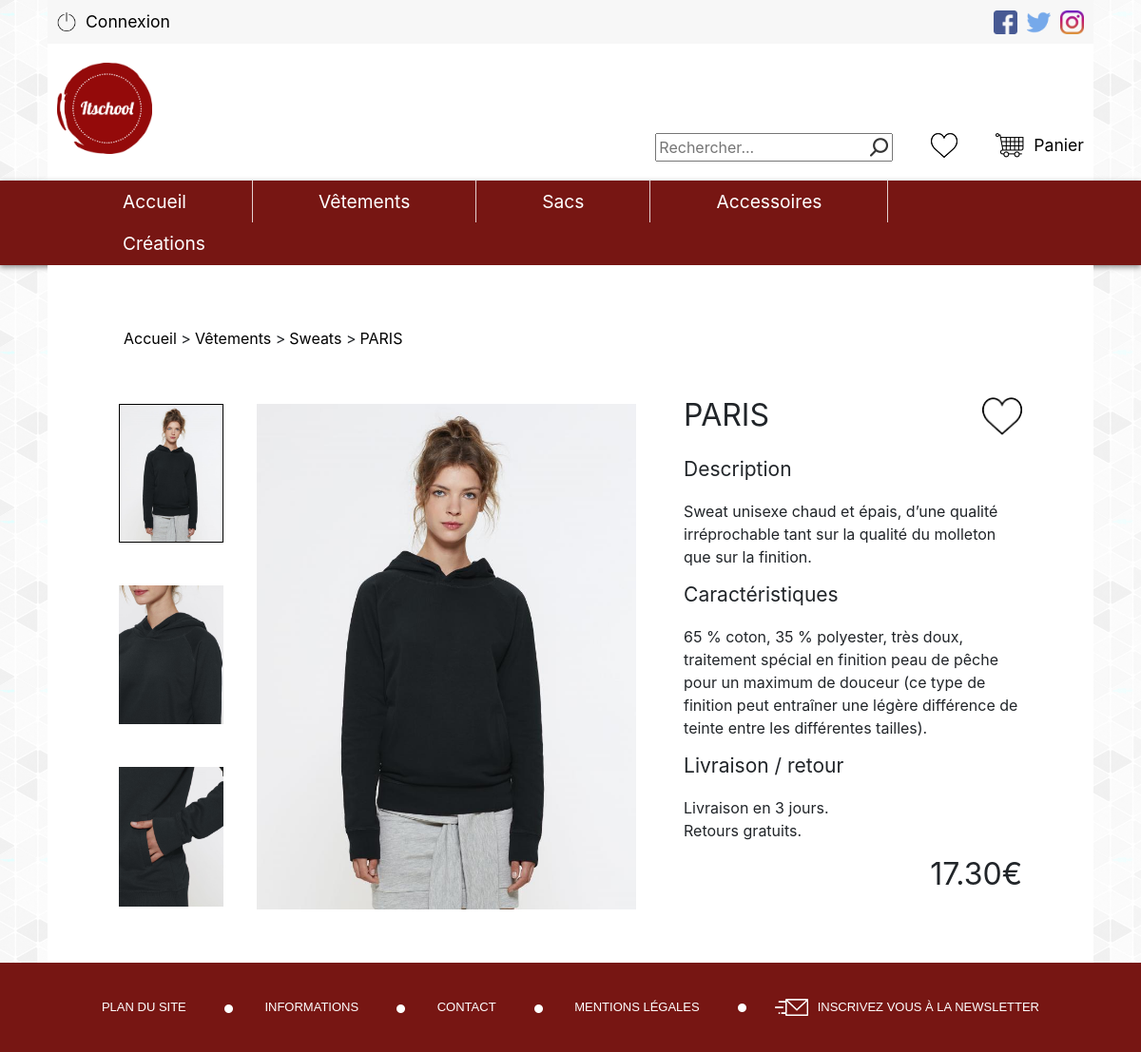
The app's page /detail.php with its own data.
### tables this page shows
CREATE TABLE `image` (
  `idImage` int(25) NOT NULL,
  `nomImage` varchar(30) NOT NULL,
  `idProduit` int(25) NOT NULL
);

CREATE TABLE `produit` (
  `idProduit` int(25) NOT NULL,
  `nomProduit` varchar(25) NOT NULL,
  `descriptionProduit` varchar(300) NOT NULL,
  `caracteristiquesProduit` varchar(300) NOT NULL,
  `prixProduit` decimal(10,2) NOT NULL,
  `idCategorie` int(25) NOT NULL
);

### detail.php (the view, shortened to what this page needs)
<!doctype html>
<html>
<head>
<link rel="stylesheet" href="vendors/bootstrap/css/bootstrap.min.css">
<link rel="stylesheet" href="css/detail.css">
<link rel="stylesheet" href="css/style.css">
<link rel="stylesheet" href="css/eva.css">
</head>
<body>
<?php
	$hostname = "localhost";
	$dbname = "itschool";
	$username = "laurab";
	$userpass = "mds";
	$connexionStr = "mysql:host=$hostname;dbname=$dbname;charset=utf8";
	try {
		$connexion = new PDO($connexionStr, $username, $userpass);
		$connexion -> setAttribute(PDO::ATTR_ERRMODE, PDO::ERRMODE_EXCEPTION);
		$connexion -> setAttribute(PDO::MYSQL_ATTR_INIT_COMMAND, "SET NAMES 'UTF8'");
		$connexion -> setAttribute(PDO::ATTR_DEFAULT_FETCH_MODE, PDO::FETCH_OBJ);
		$idProduit=1;
		$query = "SELECT * FROM produit WHERE idProduit=:id";
		$statement = $connexion->prepare($query);
		$statement -> bindValue(':id', $idProduit);
		$statement -> execute();
		$produit = $statement -> fetch();
	?>
<?php
	include('parts/header.php');
?>
<div class="content">
	<div class="block-content-detail">
		<div class="inner">
			<div class="location">
				<ul>
					<li><a href="homepage.php">Accueil </a>> </li>
					<li><a href="#"> Vêtements </a>></li>
					<li><a href="listing.php"> Sweats </a>></li>
					<li><a href="#"> PARIS </a></li>
				</ul>
			</div>
			<div class="ficheproduit">
				<div class="preview">
					<div class="imgdetail">
						<?php
							$query ="SELECT * FROM image WHERE idProduit=:id";
							$statement = $connexion->prepare($query);
							$statement -> bindValue(':id', $idProduit);
							$statement -> execute();
							while($image = $statement -> fetch ()){
								echo "<img alt='image1' src='images/".$image -> nomImage."'>";
							}
						?>
					</div>
					<div class="product">
						<img src="images/listing-1.jpg">
					</div>
				</div>
				<div class="text">
					<div class="title">
						<h2><?php $titre = $produit -> nomProduit;
							$titre = strtoupper($titre);
							echo $titre;?></h2>
						<img src="images/icones/likelau.png">
					</div>
					<div class="description">
						<h3>Description</h3>
						<p><?php echo $produit -> descriptionProduit;?></p>
					</div>
					<div class="caracteristiques">
						<h3>Caractéristiques</h3>
						<p><?php echo $produit -> caracteristiquesProduit;?></p>
					</div>
					<div class="livraison">
						<h3>Livraison / retour</h3>
						<p>Livraison en 3 jours.<br>Retours gratuits.</p>
					</div>
					<div class="price">
						<h2><?php echo $produit -> prixProduit ."€";?></h2>
					</div>
				</div>
			</div>
		</div>
	</div>
</div>
<?php
	include('parts/footer.php');
?>
<?php } catch(Exception $e) {
		echo '<p>Erreur n° : '.$e->getCode().' : '. $e->getMessage().'</p>';
		echo '<p>Dans : '.$e->getFile().' ('.$e->getLine().') </p>';
		echo "<pre>";
		var_dump($e->getTrace());
		echo "</pre>";
	}?>
	</body>
</html>

### css/detail.css (style rules this page uses)
.block-content-detail .inner { width: 1100px; margin: 0 auto; background-color: white; padding: 0 80px; padding-bottom: 50px; }
.block-content-detail .location a { text-decoration: none; color: black; }
.block-content-detail .location ul { display: flex; list-style: none; padding-top: 65px; }
.block-content-detail .location li:not(:first-of-type) { padding-left: 4px; }
.block-content-detail .preview { display: flex; justify-content: flex-start; }
.block-content-detail .imgdetail { display: flex; flex-direction: column; margin-right: 35px; }
.block-content-detail .imgdetail img:first-of-type { border:thin solid black; }
.block-content-detail .imgdetail img:not(:last-of-type) { width: 110px; margin-bottom: 45px; }
.block-content-detail .imgdetail img:last-of-type { width: 110px; }
.block-content-detail .product img { width: 399px; }
.block-content-detail .ficheproduit { display: flex; justify-content: center; align-items: center; margin-top: 50px; }
.block-content-detail .text { display: flex; flex-direction: column; width: 396px; margin-left: 50px; }
.block-content-detail .text h2 { font-weight: 400; margin-bottom: 24px; }
.block-content-detail .text h3 { font-size: 21px; font-weight: 400; margin-bottom: 20px; }
.block-content-detail .title { display: flex; }
.block-content-detail .title img { height: 40px; margin-left: 224px; }
.block-content-detail .text p { margin-bottom: 15px; }
.block-content-detail .price { text-align: right; }

### css/style.css (style rules this page uses)
body { margin: 0; padding: 0; }
ul { margin: 0; padding: 0; }

### css/eva.css (style rules this page uses)
p { margin: 0; }
body { background: url(../images/gplaypattern.png); }

### records on screen
image: nomImage (picture)
image: nomImage (picture)
image: nomImage (picture)
produit: nomProduit "PARIS", descriptionProduit "Sweat unisexe chaud et épais, d’une qualité irréprochable tant sur la qualité du molleton que sur la finition.", caracteristiquesProduit "65 % coton, 35 % polyester, très doux, traitement spécial en finition peau de pêche pour un maximum de douceur (ce type de finition peut entraîner une légère différence de teinte entre les différentes tailles).", prixProduit "17.30"
